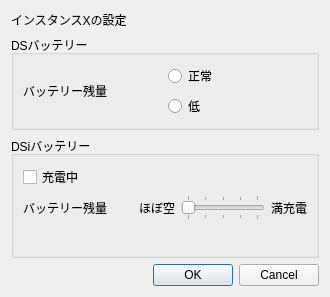
<?xml version="1.0" encoding="UTF-8"?>
<ui version="4.0">
 <class>PowerManagementDialog</class>
 <widget class="QDialog" name="PowerManagementDialog">
  <property name="geometry">
   <rect>
    <x>0</x>
    <y>0</y>
    <width>562</width>
    <height>288</height>
   </rect>
  </property>
  <property name="sizePolicy">
   <sizepolicy hsizetype="Fixed" vsizetype="Fixed">
    <horstretch>0</horstretch>
    <verstretch>0</verstretch>
   </sizepolicy>
  </property>
  <property name="windowTitle">
   <string>電源管理 - melonDS</string>
  </property>
  <layout class="QGridLayout" name="gridLayout">
   <property name="sizeConstraint">
    <enum>QLayout::SetFixedSize</enum>
   </property>
   <item row="4" column="0">
    <widget class="QDialogButtonBox" name="buttonBox">
     <property name="orientation">
      <enum>Qt::Horizontal</enum>
     </property>
     <property name="standardButtons">
      <set>QDialogButtonBox::Cancel|QDialogButtonBox::Ok</set>
     </property>
    </widget>
   </item>
   <item row="3" column="0">
    <widget class="QGroupBox" name="grpDSiBattery">
     <property name="title">
      <string>DSiバッテリー</string>
     </property>
     <layout class="QGridLayout" name="gridLayout_6">
      <item row="1" column="2">
       <widget class="QLabel" name="label_2">
        <property name="text">
         <string>ほぼ空</string>
        </property>
       </widget>
      </item>
      <item row="1" column="1">
       <spacer name="horizontalSpacer">
        <property name="orientation">
         <enum>Qt::Horizontal</enum>
        </property>
        <property name="sizeType">
         <enum>QSizePolicy::Preferred</enum>
        </property>
        <property name="sizeHint" stdset="0">
         <size>
          <width>20</width>
          <height>20</height>
         </size>
        </property>
       </spacer>
      </item>
      <item row="0" column="0" colspan="5">
       <widget class="QCheckBox" name="cbDSiBatteryCharging">
        <property name="text">
         <string>充電中</string>
        </property>
       </widget>
      </item>
      <item row="1" column="8">
       <widget class="QLabel" name="label_3">
        <property name="text">
         <string>満充電</string>
        </property>
        <property name="alignment">
         <set>Qt::AlignRight|Qt::AlignTrailing|Qt::AlignVCenter</set>
        </property>
       </widget>
      </item>
      <item row="1" column="0">
       <widget class="QLabel" name="label_1">
        <property name="text">
         <string>バッテリー残量</string>
        </property>
        <property name="alignment">
         <set>Qt::AlignCenter</set>
        </property>
       </widget>
      </item>
      <item row="2" column="3">
       <widget class="QLabel" name="label_4">
        <property name="text">
         <string/>
        </property>
        <property name="pixmap">
         <pixmap resource="resources/battery.qrc">:/dsibattery/dsi_batteryalmostempty.svg</pixmap>
        </property>
        <property name="scaledContents">
         <bool>false</bool>
        </property>
       </widget>
      </item>
      <item row="2" column="4">
       <widget class="QLabel" name="label_5">
        <property name="text">
         <string/>
        </property>
        <property name="pixmap">
         <pixmap resource="resources/battery.qrc">:/dsibattery/dsi_batterylow.svg</pixmap>
        </property>
        <property name="alignment">
         <set>Qt::AlignLeading|Qt::AlignLeft|Qt::AlignVCenter</set>
        </property>
       </widget>
      </item>
      <item row="2" column="5">
       <widget class="QLabel" name="label_6">
        <property name="text">
         <string/>
        </property>
        <property name="pixmap">
         <pixmap resource="resources/battery.qrc">:/dsibattery/dsi_battery2.svg</pixmap>
        </property>
        <property name="alignment">
         <set>Qt::AlignCenter</set>
        </property>
       </widget>
      </item>
      <item row="2" column="6">
       <widget class="QLabel" name="label_7">
        <property name="text">
         <string/>
        </property>
        <property name="pixmap">
         <pixmap resource="resources/battery.qrc">:/dsibattery/dsi_battery3.svg</pixmap>
        </property>
        <property name="alignment">
         <set>Qt::AlignRight|Qt::AlignTrailing|Qt::AlignVCenter</set>
        </property>
       </widget>
      </item>
      <item row="2" column="7">
       <widget class="QLabel" name="label_8">
        <property name="text">
         <string/>
        </property>
        <property name="pixmap">
         <pixmap resource="resources/battery.qrc">:/dsibattery/dsi_batteryfull.svg</pixmap>
        </property>
        <property name="alignment">
         <set>Qt::AlignRight|Qt::AlignTrailing|Qt::AlignVCenter</set>
        </property>
       </widget>
      </item>
      <item row="1" column="3" colspan="5">
       <widget class="QSlider" name="sliderDSiBatteryLevel">
        <property name="maximum">
         <number>4</number>
        </property>
        <property name="pageStep">
         <number>1</number>
        </property>
        <property name="orientation">
         <enum>Qt::Horizontal</enum>
        </property>
        <property name="tickPosition">
         <enum>QSlider::TicksBothSides</enum>
        </property>
        <property name="tickInterval">
         <number>1</number>
        </property>
       </widget>
      </item>
      <item row="2" column="0" colspan="3">
       <spacer name="horizontalSpacer_2">
        <property name="orientation">
         <enum>Qt::Horizontal</enum>
        </property>
        <property name="sizeHint" stdset="0">
         <size>
          <width>40</width>
          <height>20</height>
         </size>
        </property>
       </spacer>
      </item>
     </layout>
    </widget>
   </item>
   <item row="1" column="0">
    <widget class="QGroupBox" name="grpDSBattery">
     <property name="title">
      <string>DSバッテリー</string>
     </property>
     <layout class="QGridLayout" name="gridLayout_2">
      <item row="1" column="1">
       <widget class="QRadioButton" name="rbDSBatteryLow">
        <property name="text">
         <string>低</string>
        </property>
       </widget>
      </item>
      <item row="0" column="0" rowspan="2">
       <widget class="QLabel" name="label">
        <property name="text">
         <string>バッテリー残量</string>
        </property>
       </widget>
      </item>
      <item row="0" column="1">
       <widget class="QRadioButton" name="rbDSBatteryOkay">
        <property name="text">
         <string>正常</string>
        </property>
       </widget>
      </item>
     </layout>
    </widget>
   </item>
   <item row="0" column="0">
    <widget class="QLabel" name="lblInstanceNum">
     <property name="sizePolicy">
      <sizepolicy hsizetype="Preferred" vsizetype="Preferred">
       <horstretch>0</horstretch>
       <verstretch>0</verstretch>
      </sizepolicy>
     </property>
     <property name="text">
      <string>インスタンスXの設定</string>
     </property>
    </widget>
   </item>
  </layout>
 </widget>
 <tabstops>
  <tabstop>rbDSBatteryOkay</tabstop>
  <tabstop>rbDSBatteryLow</tabstop>
  <tabstop>cbDSiBatteryCharging</tabstop>
  <tabstop>sliderDSiBatteryLevel</tabstop>
 </tabstops>
 <resources>
  <include location="resources/battery.qrc"/>
 </resources>
 <connections>
  <connection>
   <sender>buttonBox</sender>
   <signal>accepted()</signal>
   <receiver>PowerManagementDialog</receiver>
   <slot>accept()</slot>
   <hints>
    <hint type="sourcelabel">
     <x>248</x>
     <y>254</y>
    </hint>
    <hint type="destinationlabel">
     <x>157</x>
     <y>274</y>
    </hint>
   </hints>
  </connection>
  <connection>
   <sender>buttonBox</sender>
   <signal>rejected()</signal>
   <receiver>PowerManagementDialog</receiver>
   <slot>reject()</slot>
   <hints>
    <hint type="sourcelabel">
     <x>316</x>
     <y>260</y>
    </hint>
    <hint type="destinationlabel">
     <x>286</x>
     <y>274</y>
    </hint>
   </hints>
  </connection>
 </connections>
</ui>
